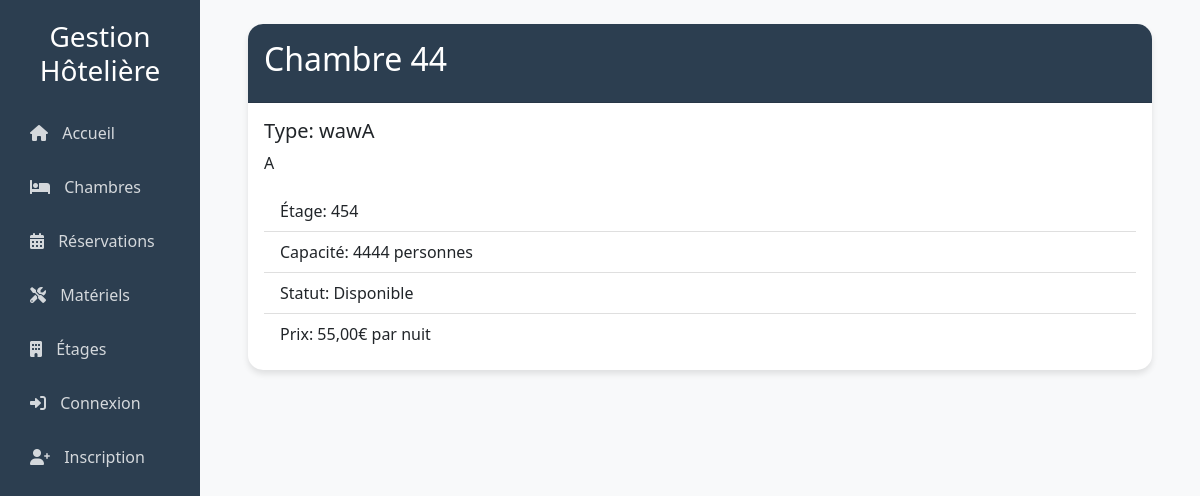
Page /chambres/1/ on the committed database.
### chambres/models.py (models this page shows, shortened)
class Chambre(models.Model):
    numero = models.CharField(max_length=10, unique=True)
    etage = models.ForeignKey('etages.Etage', on_delete=models.CASCADE)
    type_chambre = models.ForeignKey(TypeChambre, on_delete=models.CASCADE)
    capacite = models.IntegerField()
    statut = models.CharField(max_length=20, choices=[
        ('disponible', 'Disponible'),
        ('occupee', 'Occupée'),
        ('maintenance', 'En maintenance'),
        ('nettoyage', 'En nettoyage')
    ])
    description = models.TextField()

class TypeChambre(models.Model):
    nom = models.CharField(max_length=50)
    description = models.TextField()
    prix_par_nuit = models.DecimalField(max_digits=10, decimal_places=2)

### etages/models.py (models this page shows, shortened)
class Etage(models.Model):
    numero = models.IntegerField(unique=True)
    designation = models.CharField(max_length=100)
    description = models.TextField()

### chambres/views.py (the view)
# urls.py: path('<int:chambre_id>/', views.detail_chambre, name='detail_chambre'),
def detail_chambre(request, chambre_id):
    chambre = get_object_or_404(Chambre, id=chambre_id)
    return render(request, 'chambres/detail_chambre.html', {'chambre': chambre})

### templates/chambres/detail_chambre.html
{% extends 'base.html' %}
{% block content %}
<div class="container mt-4">
    <div class="card">
        <div class="card-header">
            <h2>Chambre {{ chambre.numero }}</h2>
        </div>
        <div class="card-body">
            <h5 class="card-title">Type: {{ chambre.type_chambre.nom }}</h5>
            <p class="card-text">{{ chambre.description }}</p>
            <ul class="list-group list-group-flush">
                <li class="list-group-item">Étage: {{ chambre.etage.numero }}</li>
                <li class="list-group-item">Capacité: {{ chambre.capacite }} personnes</li>
                <li class="list-group-item">Statut: {{ chambre.get_statut_display }}</li>
                <li class="list-group-item">Prix: {{ chambre.type_chambre.prix_par_nuit }}€ par nuit</li>
            </ul>
        </div>
    </div>
</div>
{% endblock %}

### templates/base.html (style rules this page uses)
:root { --primary-color: #2c3e50; --secondary-color: #3498db; --accent-color: #e74c3c; --light-bg: #f8f9fa; }
body { background-color: var(--light-bg); font-family: 'Segoe UI', Tahoma, Geneva, Verdana, sans-serif; }
.card { border: none; border-radius: 15px; box-shadow: 0 4px 6px rgba(0,0,0,0.1); transition: all 0.3s ease; margin-bottom: 20px; }
.card-header { background-color: var(--primary-color); color: white; border-radius: 15px 15px 0 0 !important; padding: 1rem; }
.animate-fade-in { animation: fadeIn 0.5s ease-in; }

### rows in the picture
Chambre: numero "44", type_chambre.nom "wawA", description "A", etage.numero "454", capacite "4444", statut "Disponible", type_chambre.prix_par_nuit "55,00"
